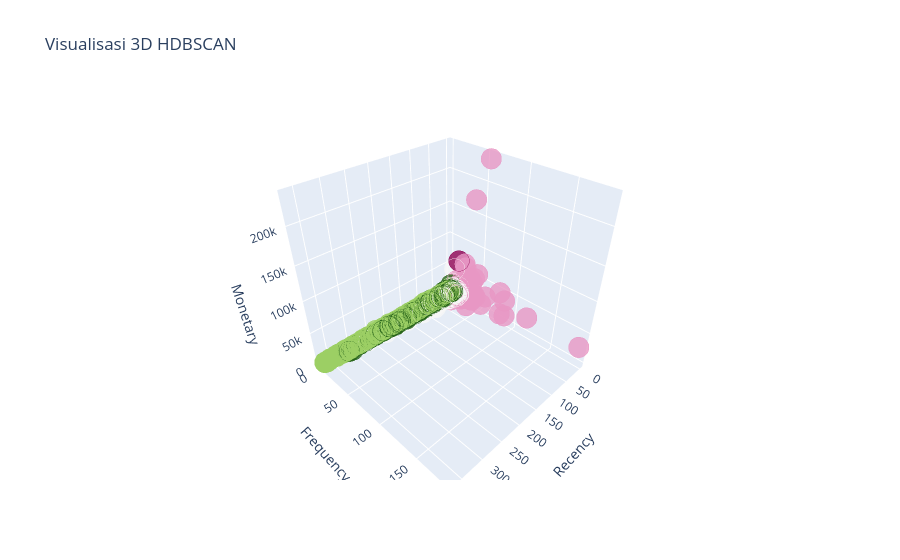

The cell this chart's notebook holds for it:
### Code cell
# Menampilkan visualisasi 3D dari hasil Clustering
visual_3d = go.Scatter3d(
    x= df_hdb['Recency'],
    y= df_hdb['Frequency'],
    z= df_hdb['Monetary'],
    hovertemplate=(
        "Recency: %{x}<br>"
        "Frequency: %{y}<br>"
        "Monetary: %{z:.2f}"),
    mode='markers',
    marker=dict(
        color = df_hdb['Cluster'],
        size= 12,
        line=dict(
            color= df_hdb['Cluster'],
            width= 6
        ),
        opacity=0.8
    )
)

data = [visual_3d]
layout = go.Layout(
    title= 'Visualisasi 3D HDBSCAN',
    scene = dict(
            xaxis = dict(title  = 'Recency'),
            yaxis = dict(title  = 'Frequency'),
            zaxis = dict(title  = 'Monetary')
        )
)

fig = go.Figure(data=data, layout=layout)
fig.show()

### Figure 1 — Plotly figure (JSON) as saved in the notebook; plotly's stock layout.template omitted (floating-point values rounded to 4 significant figures; data arrays with more than 128 entries replaced by an {"elided": "..."} marker saying what was removed)
{"data": [{"hovertemplate": "Recency: %{x}<br>Frequency: %{y}<br>Monetary: %{z:.2f}", "marker": {"color": {"elided": "3835 int values"}, "line": {"color": {"elided": "3835 int values"}, "width": 6}, "opacity": 0.8, "size": 12}, "mode": "markers", "type": "scatter3d", "x": {"elided": "3835 int values"}, "y": {"elided": "3835 int values"}, "z": {"elided": "3835 float values"}}], "layout": {"scene": {"xaxis": {"title": {"text": "Recency"}}, "yaxis": {"title": {"text": "Frequency"}}, "zaxis": {"title": {"text": "Monetary"}}}, "title": {"text": "Visualisasi 3D HDBSCAN"}}}
